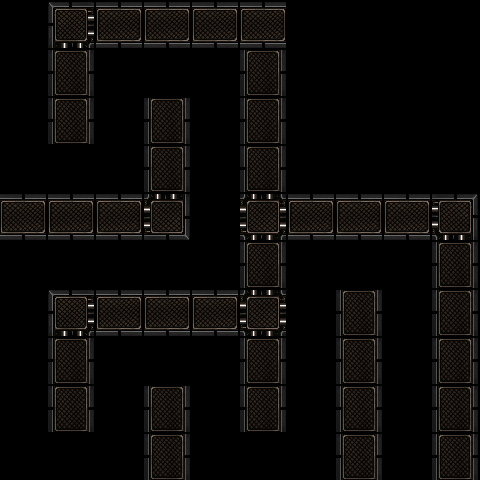

Tiled map render using the project's own tile images. Description and the whole map definition, tile-layer contents included, below:
An orthogonal 10x10 tile map with 48x48 px tiles, 1 tile layer (Background) and 2 objects (Start Point, End Point).

<map version="1.0" orientation="orthogonal" renderorder="left-down" width="10" height="10" tilewidth="48" tileheight="48" nextobjectid="35">
 <tileset firstgid="1" name="Tiles" tilewidth="46" tileheight="46" tilecount="8" columns="4">
  <image source="Graphics/tiles-1/sheet.png" width="184" height="92" />
  <tile id="0">
   <properties>
    <property name="Wall" value="1" />
   </properties>
  </tile>
  <tile id="1">
   <properties>
    <property name="Wall" value="1" />
   </properties>
  </tile>
  <tile id="2">
   <properties>
    <property name="Wall" value="1" />
   </properties>
  </tile>
  <tile id="3">
   <properties>
    <property name="Wall" value="1" />
   </properties>
  </tile>
  <tile id="4">
   <properties>
    <property name="Wall" value="1" />
   </properties>
  </tile>
  <tile id="5">
   <properties>
    <property name="Wall" value="1" />
   </properties>
  </tile>
  <tile id="6">
   <properties>
    <property name="Wall" value="1" />
   </properties>
  </tile>
  <tile id="7">
   <properties>
    <property name="Collision" type="bool" value="false" />
    <property name="Exit" value="1" />
   </properties>
  </tile>
 </tileset>
 <layer name="Background" width="10" height="10">
  <data encoding="csv">
0,3,6,6,6,6,0,0,0,0,
0,7,0,0,0,7,0,0,0,0,
0,7,0,7,0,7,0,0,0,0,
0,0,0,7,0,7,0,0,0,0,
6,6,6,4,0,1,6,6,6,5,
0,0,0,0,0,7,0,0,0,7,
0,3,6,6,6,1,0,7,0,7,
0,7,0,0,0,7,0,7,0,7,
0,7,0,7,0,7,0,7,0,7,
0,0,0,7,0,0,0,7,8,7
</data>
 </layer>
 <objectgroup name="Way Points">
  <object id="1" name="Start Point" x="1" y="-92" width="46" height="46" />
  <object id="3" name="End Point" x="385" y="432" width="46" height="46" />
 </objectgroup>
</map>
